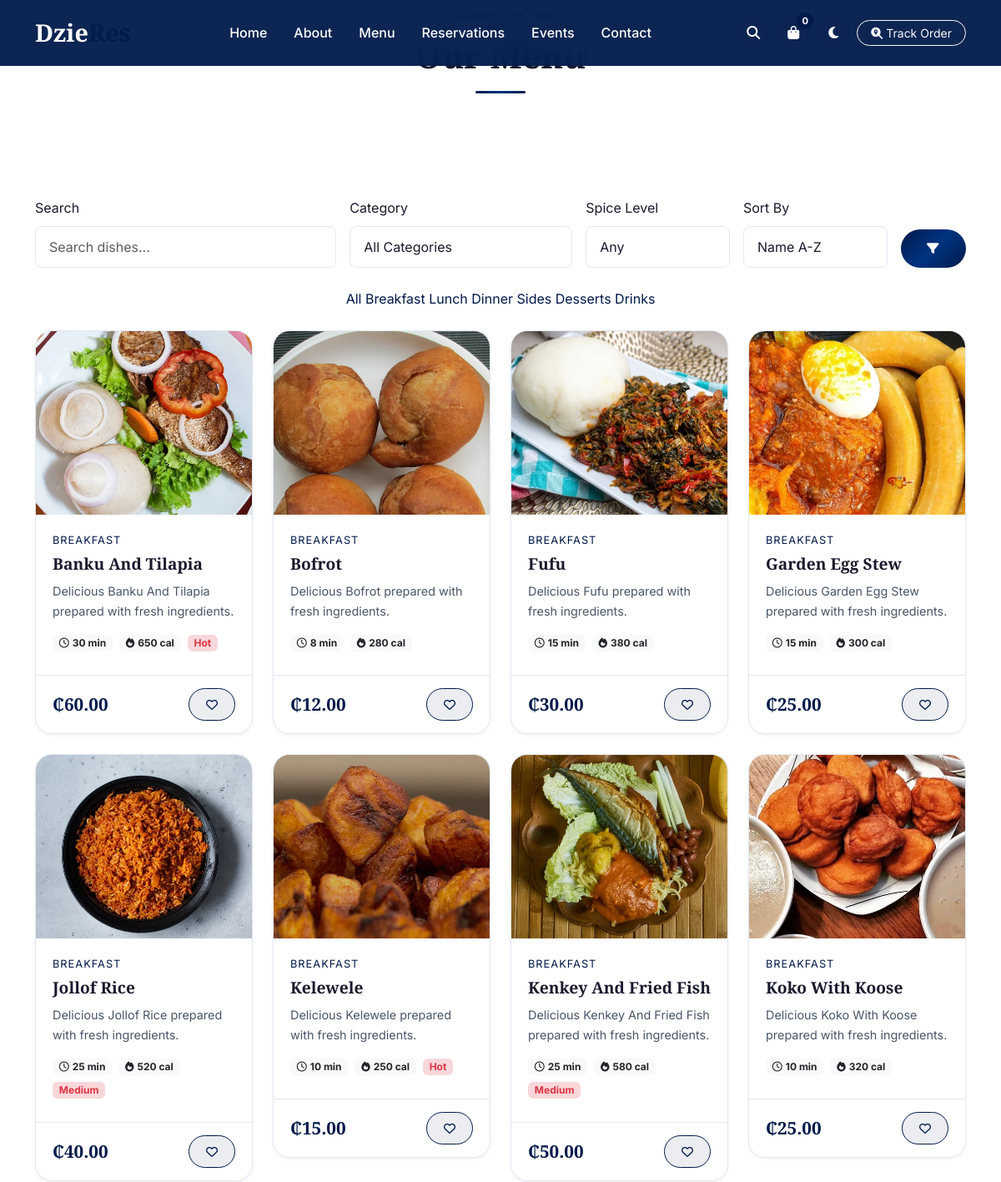
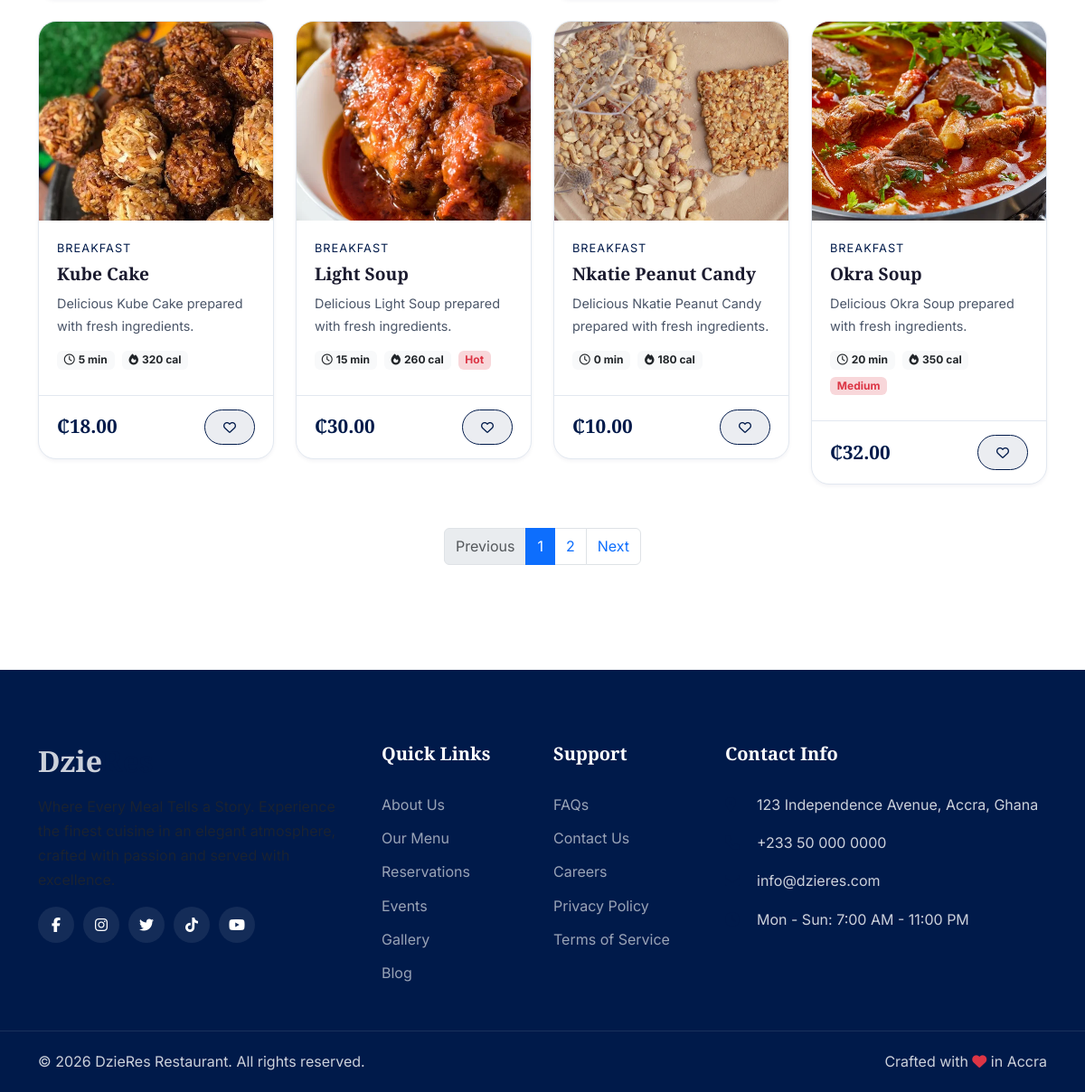
The page /menu on the database its author committed (2 pictures, top to bottom).
### tables this page shows
CREATE TABLE categories (
    id INTEGER PRIMARY KEY AUTOINCREMENT,
    name VARCHAR(100) NOT NULL,
    slug VARCHAR(100) NOT NULL UNIQUE,
    description TEXT,
    image VARCHAR(255),
    icon VARCHAR(50),
    parent_id INTEGER,
    sort_order INTEGER DEFAULT 0,
    status TEXT DEFAULT 'active',
    is_featured INTEGER DEFAULT 0,
    created_at DATETIME DEFAULT CURRENT_TIMESTAMP,
    updated_at DATETIME DEFAULT CURRENT_TIMESTAMP,
    FOREIGN KEY (parent_id) REFERENCES categories(id) ON DELETE SET NULL
);

CREATE TABLE foods (
    id INTEGER PRIMARY KEY AUTOINCREMENT,
    category_id INTEGER NOT NULL,
    name VARCHAR(200) NOT NULL,
    slug VARCHAR(200) NOT NULL UNIQUE,
    description TEXT,
    ingredients TEXT,
    price DECIMAL(10,2) NOT NULL,
    discount_percent DECIMAL(5,2) DEFAULT 0,
    final_price DECIMAL(10,2),
    calories INTEGER,
    preparation_time INTEGER, -- in minutes
    image VARCHAR(255),
    images TEXT, -- JSON array
    spice_level TEXT DEFAULT 'mild',
    availability TEXT DEFAULT 'available',
    status TEXT DEFAULT 'active',
    is_featured INTEGER DEFAULT 0,
    is_todays_special INTEGER DEFAULT 0,
    is_chef_recommendation INTEGER DEFAULT 0,
    tags TEXT, -- JSON array
    serving_size VARCHAR(50),
    allergens TEXT, -- JSON array
    preparation_time_range VARCHAR(50),
    unit TEXT DEFAULT 'plate',
    stock_quantity INTEGER DEFAULT 999,
    min_order_qty INTEGER DEFAULT 1,
    max_order_qty INTEGER DEFAULT 20,
    sort_order INTEGER DEFAULT 0,
    created_at DATETIME DEFAULT CURRENT_TIMESTAMP,
    updated_at DATETIME DEFAULT CURRENT_TIMESTAMP,
    FOREIGN KEY (category_id) REFERENCES categories(id) ON DELETE CASCADE
);

### views/menu/index.php (the view, shortened to what the rows shown need)
<?php
$search = $search ?? '';
$sort = $sort ?? 'name_asc';
$currentCategory = $currentCategory ?? '';
?>
<section class="page-hero">
    <div class="container">
        <div class="text-center" data-aos="fade-up">
            <p class="section-subtitle">Culinary Excellence</p>
            <h1 class="page-title">Our Menu</h1>
            <div class="section-divider mx-auto"></div>
        </div>
    </div>
</section>
<section class="section-padding">
    <div class="container">
        <div class="menu-filters mb-4" data-aos="fade-up">
            <form method="GET" action="<?= \baseUrl('menu') ?>" id="menuFilterForm" class="row g-3 align-items-end">
                <div class="col-md-4">
                    <label class="form-label">Search</label>
                    <input type="text" name="search" class="form-control" placeholder="Search dishes..." value="<?= \escape($search) ?>">
                </div>
                <div class="col-md-3">
                    <label class="form-label">Category</label>
                    <select name="category" class="form-select" id="categoryFilter">
                        <option value="">All Categories</option>
                    </select>
                </div>
                <div class="col-md-2">
                    <label class="form-label">Spice Level</label>
                    <select name="spice" class="form-select">
                        <option value="">Any</option>
                    </select>
                </div>
                <div class="col-md-2">
                    <label class="form-label">Sort By</label>
                    <select name="sort" class="form-select">
                        <option value="name_asc" <?= $sort === 'name_asc' ? 'selected' : '' ?>>Name A-Z</option>
                    </select>
                </div>
                <div class="col-md-1">
                    <button type="submit" class="btn btn-gold w-100"><i class="fas fa-filter"></i></button>
                </div>
            </form>
        </div>
        <div class="category-pills mb-4 text-center">
            <a href="<?= \baseUrl('menu') ?>" class="category-pill <?= empty($currentCategory) ? 'active' : '' ?>">All</a>
            <?php foreach ($categories as $cat): ?>
                <a href="<?= \baseUrl('menu/category/' . $cat->slug) ?>" class="category-pill <?= $currentCategory === $cat->slug ? 'active' : '' ?>">
                    <?= \escape($cat->name) ?>
                </a>
            <?php endforeach; ?>
        </div>
        <div class="row g-4" id="foodGrid">
            <?php if (!empty($foods)): ?>
                <?php foreach ($foods as $food): ?>
                    <div class="col-md-6 col-lg-4 col-xl-3" data-aos="fade-up">
                        <div class="food-card">
                            <div class="food-image">
                                <a href="<?= \baseUrl('menu/' . $food->slug) ?>">
                                    <img src="<?= \menuImageUrl($food) ?>" alt="<?= \escape($food->name) ?>" loading="lazy">
                                </a>
                            </div>
                            <div class="food-body">
                                <p class="food-category"><?= \escape($food->category_name ?? '') ?></p>
                                <h5 class="food-name">
                                    <a href="<?= \baseUrl('menu/' . $food->slug) ?>" class="text-decoration-none text-reset stretched-link-target">
                                        <?= \escape($food->name) ?>
                                    </a>
                                </h5>
                                <p class="food-description"><?= \truncate($food->description ?? '', 70) ?></p>
                                <div class="d-flex align-items-center gap-2 mb-2 flex-wrap">
                                    <span class="badge bg-light text-dark"><i class="far fa-clock me-1"></i><?= $food->preparation_time ?? 15 ?> min</span>
                                    <span class="badge bg-light text-dark"><i class="fas fa-fire me-1"></i><?= $food->calories ?? 0 ?> cal</span>
                                    <?php if ($food->spice_level && $food->spice_level !== 'mild'): ?>
                                        <span class="badge bg-danger-subtle text-danger"><?= ucwords(str_replace('_', ' ', $food->spice_level)) ?></span>
                                    <?php endif; ?>
                                </div>
                            </div>
                            <div class="food-footer">
                                <div class="food-price">
                                    <?= \formatPrice($food->final_price ?? $food->price) ?>
                                </div>
                                <button class="btn btn-light-gold btn-sm favorite-btn" data-food-id="<?= $food->id ?>">
                                    <i class="far fa-heart"></i>
                                </button>
                            </div>
                        </div>
                    </div>
                <?php endforeach; ?>
            <?php endif; ?>
        </div>
        <?php if (!empty($paginator) && $paginator['total_pages'] > 1): ?>
            <div class="mt-5">
                <?= \paginationLinks($paginator, \currentUrl()) ?>
            </div>
        <?php endif; ?>
    </div>
</section>

### Router.php (shortened to what the rows shown need)
<?php
class Router
{
    private array $routes = [];
    private array $middleware = [];
    private string $prefix = '';
    private function addRoute(string $methods, string $path, $handler, array $middleware): void
    {
        $path = $this->prefix . $path;
        $methods = explode('|', $methods);
        foreach ($methods as $method) {
            $this->routes[] = [
                'method' => strtoupper(trim($method)),
                'path' => $path,
                'handler' => $handler,
                'middleware' => array_merge($this->middleware, $middleware),
                'pattern' => $this->pathToRegex($path),
            ];
        }
    }
    public function group(string $prefix, callable $callback, array $middleware = []): void
    {
        $previousPrefix = $this->prefix;
        $previousMiddleware = $this->middleware;
        $this->prefix = $previousPrefix . $prefix;
        $this->middleware = array_merge($previousMiddleware, $middleware);
        $this->prefix = $previousPrefix;
        $this->middleware = $previousMiddleware;
    }
    public function dispatch(): void
    {
        $uri = parse_url($_SERVER['REQUEST_URI'], PHP_URL_PATH);
        $basePath = dirname($_SERVER['SCRIPT_NAME']);
        if ($basePath !== '/' && strpos($uri, $basePath) === 0) {
            $uri = substr($uri, strlen($basePath));
        }
        $uri = '/' . trim($uri, '/');
        foreach ($this->routes as $route) {
            if (preg_match($route['pattern'], $uri, $matches)) {
                $params = array_filter($matches, function($key) {
                    return !is_numeric($key);
                }, ARRAY_FILTER_USE_KEY);
                $this->executeHandler($route['handler'], $params);
                return;
            }
        }
    }
    private function pathToRegex(string $path): string
    {
        $pattern = preg_replace('/\{([a-zA-Z_]+)\}/', '(?P<$1>[^/]+)', $path);
        $pattern = str_replace('/', '\/', $pattern);
        return '/^' . $pattern . '$/';
    }
    private function executeHandler($handler, array $params): void
    {
        if (is_callable($handler)) {
            call_user_func_array($handler, $params);
        } elseif (is_string($handler)) {
            if (strpos($handler, '@') !== false) {
                [$controller, $method] = explode('@', $handler);
                $instance = new $controller();
                call_user_func_array([$instance, $method], $params);
            } else {
                view($handler, $params);
            }
        }
    }
}

### rows shown on the page
categories: name "Breakfast"
categories: name "Lunch"
categories: name "Dinner"
categories: name "Sides"
categories: name "Desserts"
categories: name "Drinks"
foods: slug (picture), category.name "BREAKFAST", name "Banku And Tilapia", description "Delicious Banku And Tilapia prepared with fresh ingredients.", preparation_time "30", calories "650", spice_level "Hot", price "₵60.00"
foods: slug (picture), category.name "BREAKFAST", name "Bofrot", description "Delicious Bofrot prepared with fresh ingredients.", preparation_time "8", calories "280", price "₵12.00"
foods: slug (picture), category.name "BREAKFAST", name "Fufu", description "Delicious Fufu prepared with fresh ingredients.", preparation_time "15", calories "380", price "₵30.00"
foods: slug (picture), category.name "BREAKFAST", name "Garden Egg Stew", description "Delicious Garden Egg Stew prepared with fresh ingredients.", preparation_time "15", calories "300", price "₵25.00"
foods: slug (picture), category.name "BREAKFAST", name "Jollof Rice", description "Delicious Jollof Rice prepared with fresh ingredients.", preparation_time "25", calories "520", spice_level "Medium", price "₵40.00"
foods: slug (picture), category.name "BREAKFAST", name "Kelewele", description "Delicious Kelewele prepared with fresh ingredients.", preparation_time "10", calories "250", spice_level "Hot", price "₵15.00"
foods: slug (picture), category.name "BREAKFAST", name "Kenkey And Fried Fish", description "Delicious Kenkey And Fried Fish prepared with fresh ingredients.", preparation_time "25", calories "580", spice_level "Medium", price "₵50.00"
foods: slug (picture), category.name "BREAKFAST", name "Koko With Koose", description "Delicious Koko With Koose prepared with fresh ingredients.", preparation_time "10", calories "320", price "₵25.00"
foods: slug (picture), category.name "BREAKFAST", name "Kube Cake", description "Delicious Kube Cake prepared with fresh ingredients.", preparation_time "5", calories "320", price "₵18.00"
foods: slug (picture), category.name "BREAKFAST", name "Light Soup", description "Delicious Light Soup prepared with fresh ingredients.", preparation_time "15", calories "260", spice_level "Hot", price "₵30.00"
foods: slug (picture), category.name "BREAKFAST", name "Nkatie Peanut Candy", description "Delicious Nkatie Peanut Candy prepared with fresh ingredients.", preparation_time "0", calories "180", price "₵10.00"
foods: slug (picture), category.name "BREAKFAST", name "Okra Soup", description "Delicious Okra Soup prepared with fresh ingredients.", preparation_time "20", calories "350", spice_level "Medium", price "₵32.00"
